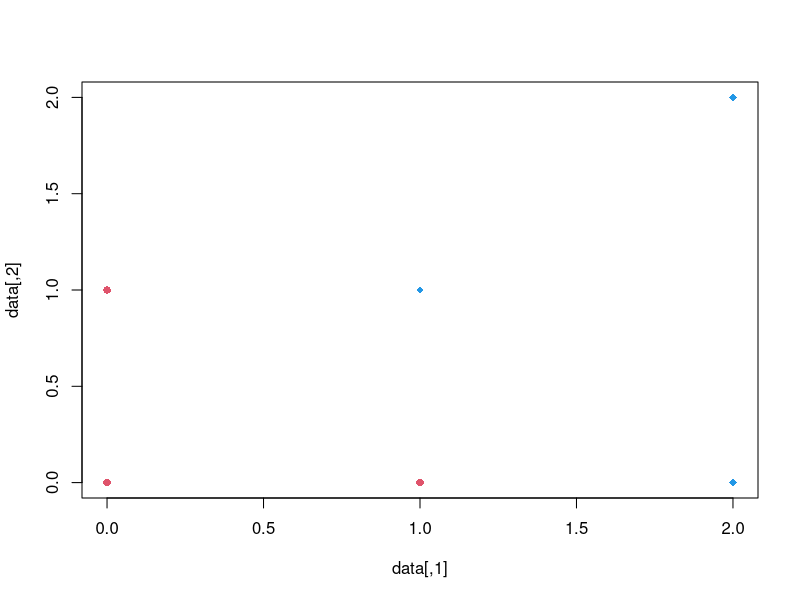
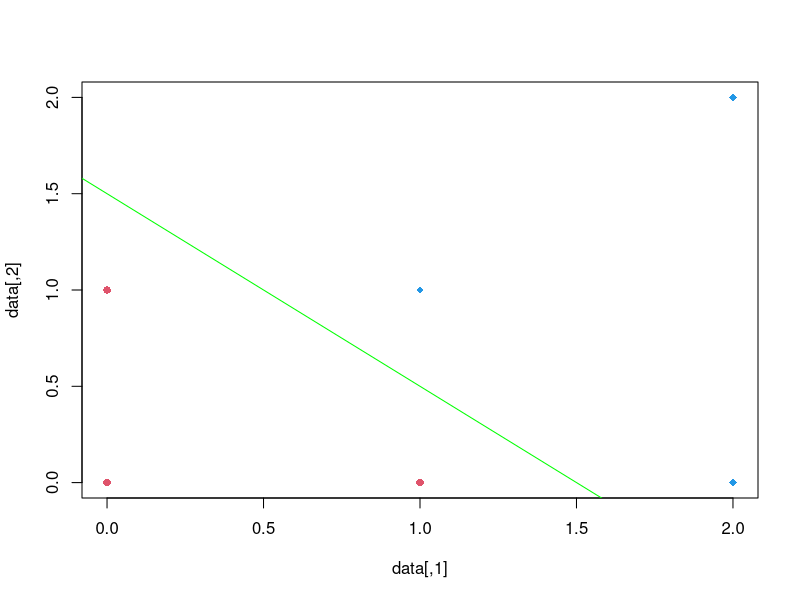

These figures' R source, in order:
## ---- chunk 1
data <- matrix(nrow = 6, ncol = 2)
data[1,] <- c(1,1)
data[2,] <- c(2,2)
data[3,] <- c(2,0)
data[4,] <- c(0,0)
data[5,] <- c(1,0)
data[6,] <- c(0,1)

label <- c(1,1,1,-1,-1,-1)

plot(data,col = label + 3, pch = label + 17)

## ---- chunk 2
coefs_recta_explicita <- function(coefs_recta_impl){
  return(c(-coefs_recta_impl[1]/coefs_recta_impl[2],-coefs_recta_impl[3]/coefs_recta_impl[2]))
}

plot(data,col = label + 3, pch = label + 17)

r <- coefs_recta_explicita(c(2,2,-3))
abline(r[2],r[1],col = "green")

